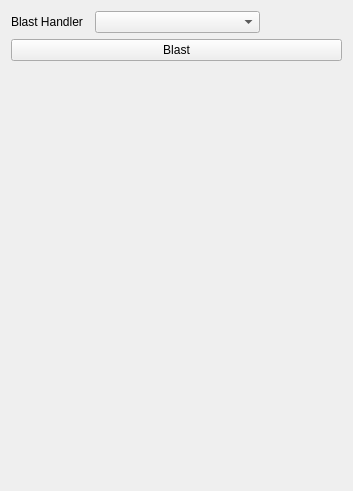
         <widget class="QWidget" name="EBlastTab">
          <attribute name="title">
           <string>Blast</string>
          </attribute>
          <layout class="QGridLayout" name="gridLayout_9">
           <item row="0" column="0">
            <layout class="QHBoxLayout" name="JobPane_4" stretch="1,2,1">
             <property name="spacing">
              <number>2</number>
             </property>
             <item>
              <widget class="QLabel" name="label_11">
               <property name="minimumSize">
                <size>
                 <width>0</width>
                 <height>0</height>
                </size>
               </property>
               <property name="maximumSize">
                <size>
                 <width>16777215</width>
                 <height>16777215</height>
                </size>
               </property>
               <property name="text">
                <string>Blast Handler  </string>
               </property>
              </widget>
             </item>
             <item>
              <widget class="CComboBox" name="EBlastHandler">
               <property name="sizePolicy">
                <sizepolicy hsizetype="MinimumExpanding" vsizetype="Fixed">
                 <horstretch>0</horstretch>
                 <verstretch>0</verstretch>
                </sizepolicy>
               </property>
               <property name="maximumSize">
                <size>
                 <width>16777215</width>
                 <height>16777215</height>
                </size>
               </property>
               <property name="editable">
                <bool>false</bool>
               </property>
              </widget>
             </item>
             <item>
              <spacer name="horizontalSpacer_5">
               <property name="orientation">
                <enum>Qt::Orientation::Horizontal</enum>
               </property>
               <property name="sizeType">
                <enum>QSizePolicy::Policy::Minimum</enum>
               </property>
               <property name="sizeHint" stdset="0">
                <size>
                 <width>0</width>
                 <height>20</height>
                </size>
               </property>
              </spacer>
             </item>
            </layout>
           </item>
           <item row="1" column="0">
            <layout class="QVBoxLayout" name="EBlastLayout"/>
           </item>
           <item row="2" column="0">
            <widget class="QPushButton" name="EBlast">
             <property name="text">
              <string>Blast</string>
             </property>
            </widget>
           </item>
           <item row="3" column="0">
            <spacer name="verticalSpacer_4">
             <property name="orientation">
              <enum>Qt::Orientation::Vertical</enum>
             </property>
             <property name="sizeHint" stdset="0">
              <size>
               <width>331</width>
               <height>419</height>
              </size>
             </property>
            </spacer>
           </item>
          </layout>
         </widget>
